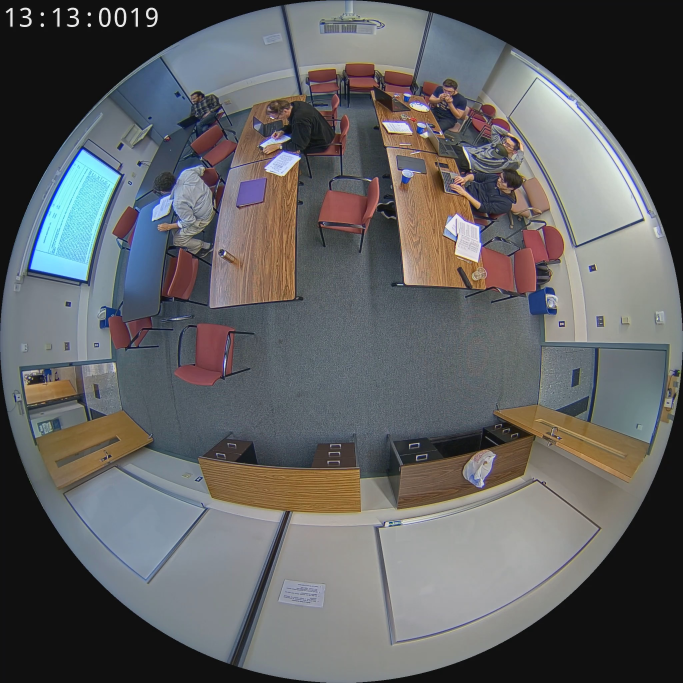
#> input picture dataset/train/images/Edge_cases_000001.jpg, 2048 x 2048 px, found by its file name (shown at 1/3 size); its folder holds only this picture in this run
$ python conv_to_dens.py
#> lines starting #> are read from the running program, lines starting #| are printed output that depends on the picture
import cv2
import numpy as np
import os
import random
import shutil

import numpy as np

# [35 lines left out: function create_gaussian_map, not called in this run]


def process_yolo_annotations(img, image_path, annotation_path, output_path, size=96, save=True):
    """
    Process YOLO annotations to create Gaussian maps for each image.

    :param image_path: Path to the image file.
    :param annotation_path: Path to the YOLO annotation file.
    :param output_path: Path to save the Gaussian map.
    :param sigma: Standard deviation for the Gaussian kernel.
    """
#> called with img = 'Edge_cases_000001.jpg', image_path = 'hc/train/images/Edge_cases_000001.jpg', annotation_path = 'hc/train/labels/Edge_cases_000001.txt', output_path = 'hc/train/labels_gaus', size = 128, save = True
    image = cv2.imread(image_path)
#> image is the input picture: shape (2048, 2048, 3); mean B, G, R 97.9, 96.7, 96
    if image is None:
        raise FileNotFoundError(f"Image not found: {image_path}")
    image = cv2.resize(image, (size, size))
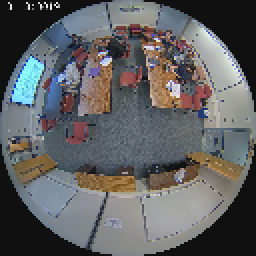
#> image: shape (128, 128, 3) (shown 2 times larger); mean B, G, R 97.9, 96.7, 96
    height, width, _ = image.shape
#> height = 128; width = 128

#> (the run stopped early here; a loop or call above may not have finished)
